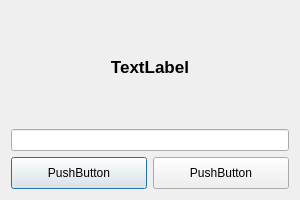
<?xml version="1.0" encoding="UTF-8"?>
<ui version="4.0">
 <class>IntroDialog</class>
 <widget class="QDialog" name="IntroDialog">
  <property name="geometry">
   <rect>
    <x>0</x>
    <y>0</y>
    <width>300</width>
    <height>200</height>
   </rect>
  </property>
  <property name="windowTitle">
   <string>IntroDialog</string>
  </property>
  <layout class="QVBoxLayout" name="verticalLayout">
   <item>
    <layout class="QGridLayout" name="gridLayout">
     <item row="1" column="1">
      <widget class="QLineEdit" name="passwordLineEdit"/>
     </item>
     <item row="0" column="1">
      <widget class="QLabel" name="tipTextLabel">
       <property name="font">
        <font>
         <pointsize>13</pointsize>
         <bold>true</bold>
        </font>
       </property>
       <property name="text">
        <string>TextLabel</string>
       </property>
       <property name="alignment">
        <set>Qt::AlignCenter</set>
       </property>
      </widget>
     </item>
     <item row="2" column="1">
      <widget class="QWidget" name="widget" native="true">
       <property name="sizePolicy">
        <sizepolicy hsizetype="Preferred" vsizetype="Fixed">
         <horstretch>0</horstretch>
         <verstretch>0</verstretch>
        </sizepolicy>
       </property>
       <layout class="QHBoxLayout" name="horizontalLayout">
        <property name="leftMargin">
         <number>0</number>
        </property>
        <property name="topMargin">
         <number>0</number>
        </property>
        <property name="rightMargin">
         <number>0</number>
        </property>
        <property name="bottomMargin">
         <number>0</number>
        </property>
        <item>
         <widget class="QPushButton" name="confirmButton">
          <property name="minimumSize">
           <size>
            <width>0</width>
            <height>32</height>
           </size>
          </property>
          <property name="text">
           <string>PushButton</string>
          </property>
         </widget>
        </item>
        <item>
         <widget class="QPushButton" name="exitButton">
          <property name="minimumSize">
           <size>
            <width>0</width>
            <height>32</height>
           </size>
          </property>
          <property name="text">
           <string>PushButton</string>
          </property>
         </widget>
        </item>
       </layout>
      </widget>
     </item>
    </layout>
   </item>
  </layout>
 </widget>
 <resources/>
 <connections/>
</ui>
